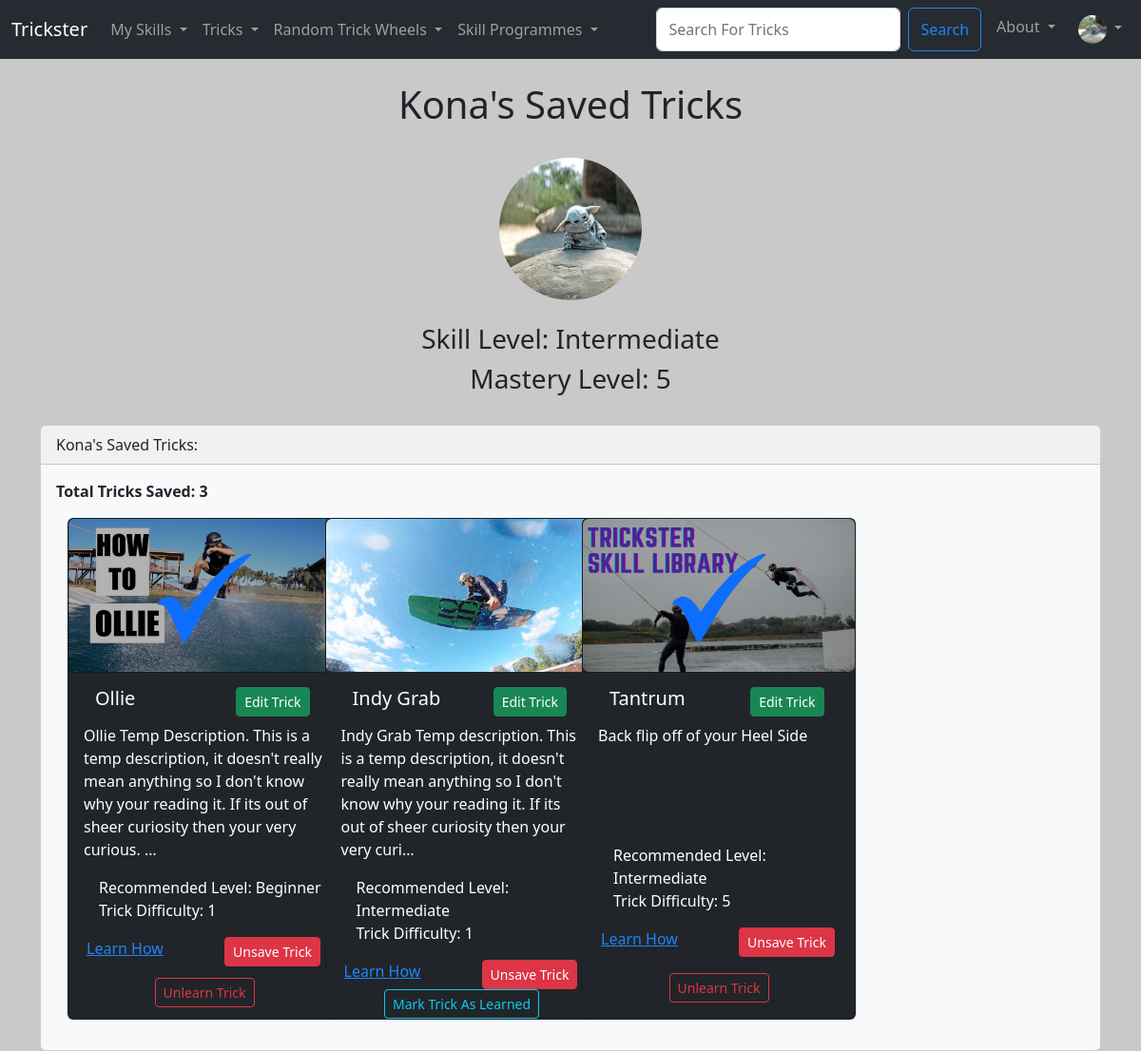
The app's page /Users/my_saved_tricks/1 (signed in), older data.
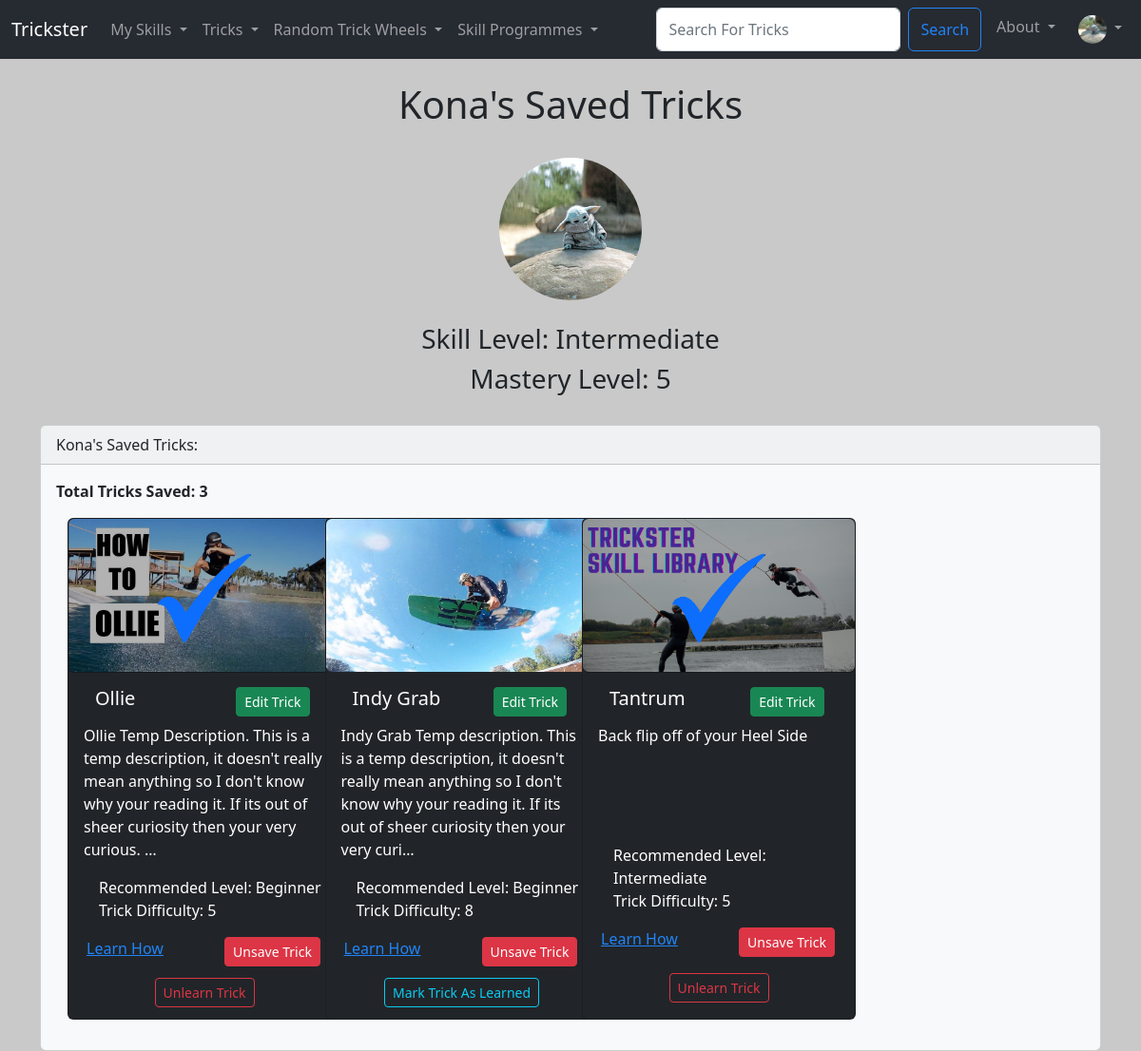
The same page, newer data.
### TricksterMain/models.py (models this page shows, shortened)
class Trick (models.Model):
  TrickID = models.AutoField(primary_key=True)
  TrickName = models.CharField(max_length=25)
  TrickDiscription = models.TextField(blank=True)
  TrickHowTo = models.TextField(blank=True)
  TrickRecLevel = models.ForeignKey(SkillLevel, blank=True, null=True, on_delete=models.CASCADE)
  TrickDifficulty = models.PositiveIntegerField(null=True, validators=[MinValueValidator(1), MaxValueValidator(10)])
  TrickImg = models.ImageField(null=True, blank=True, upload_to="images/")
  TrickCategory = models.ManyToManyField(Category, related_name='trick_category_tags', blank=True)
  approved = models.BooleanField('Approved', default=False)
  def __str__(self):
    return self.TrickName

class SkillLevel (models.Model):
  SkillLevelID = models.AutoField(primary_key=True)
  SkillLevelName = models.CharField(max_length=25)
  def __str__(self):
    return self.SkillLevelName

### Users/views.py (the view)
# urls.py: path('my_saved_tricks/<int:pk>', views.my_saved_tricks, name="my-saved-tricks"),
def my_saved_tricks(request, pk):
  if request.user.is_authenticated:
    profile = User_Profile.objects.get(User_id=pk)
    trick_count = profile.SavedTricks.all().count()
    current_page = request.path
    return render(request, 'user_pages/my_saved_tricks.html', {'profile': profile, "trick_count":trick_count, 'current_page':current_page})
  else:
    messages.error(request, ("You Must Be Logged In To See This Page!"))
    return redirect('home')

### Users/templates/user_pages/my_saved_tricks.html (shortened to what this page needs)
{% extends 'main/base.html' %}
{% load static %}
{% block content  %}
{% if profile %}
  <div class="container text-center">
    <h1>{{ profile.User.FirstName }}'s Saved Tricks</h1>
    {% if profile.ProfilePhoto %}
      <img
      class="rounded-circle"
      height="150"
      src="{{ profile.ProfilePhoto.url }}"
      alt="User Profile Image"
      />
    {% endif %}
    <h3>Skill Level: {{ profile.SkillLevel }}</h3>
    <h3>Mastery Level: {{ profile.UserDifficultyLevel }}</h3>
    </div>
    <div class="card text-dark bg-light">
      <div class="card-header">
        {{ profile.User.FirstName }}'s Saved Tricks:
      </div>
      <div class="card-body">
        <p class="card-text"><strong>Total Tricks Saved: {{ trick_count }}</strong></p>
        <div class="container-md">
          <div class="row row-cols-1 row-cols-sm-2 row-cols-md-3 row-cols-xl-4 g-4">
            {% for trick in profile.SavedTricks.all %}
              {% include 'components/trick_cards.html' with trick=trick user=request.user current_page=current_page %}
            {% endfor %}
        </div>
      </div>
    </div>
  </div>
{% endif %}
{% endblock %}

### TricksterMain/templates/components/trick_cards.html (shortened to what this page needs)
{% load static %}
<div class="col-sm">
  {% if user.is_authenticated %}
    <div class="card text-bg-dark mb-3" style="width: 18rem; height: 33rem;">
  {% else %}
    <div class="card text-bg-dark mb-3" style="width: 18rem; height: 30rem;">
  {% endif %}
    {% if trick.TrickImg %}
      <img src="{{ trick.TrickImg.url }}" class="img-fluid rounded" alt="trick cover image">
      {% if trick in request.user.user_profile.LearnedTricks.all %}
        <div class="card-img-overlay d-flex aligns-items-center justify-content-center" style="height: 10.1rem; background-color: rgba(0, 0, 0, 0.3)">
          <img src="{% static 'trickster/images/TheTickBlue.png' %}" class="img-fluid rounded" alt="default trick cover image">
        </div>
      {% endif %}
    {% else %}
      {% if trick in request.user.user_profile.LearnedTricks.all %}
        <div class="card-img-overlay d-flex aligns-items-center justify-content-center" style="height: 10.1rem; background-color: rgba(0, 0, 0, 0.3)">
          <img src="{% static 'trickster/images/TheTickBlue.png' %}" class="img-fluid rounded" alt="default trick cover image">
        </div>
      {% endif %}
    {% endif %}
    <div class="card-body">
      <h5 class="card-title">
        <div class="container">
          <div class="row">
            {% if user.is_superuser %}
              <div class="col-7">
                {{ trick }}
              </div>
              <div class="col-5">
                <a href="{% url 'update-trick' trick.TrickID %}" class="btn btn-success btn-sm">Edit Trick</a>
              </div>
            {% else %}
              <div class="col-12">
                {{ trick.TrickName }}
              </div>
            {% endif %}
          </div>
        </div>
      </h5>
      <p class="card-text">{{ trick.TrickDiscription|truncatechars:180 }}</p>
    </div>
    <ul class="list-group-dark list-group-flush">
      <li class="list-group-item">Recommended Level: {{ trick.TrickRecLevel }}</li>
      <li class="list-group-item">Trick Difficulty: {{ trick.TrickDifficulty }}</li>
    </ul>
    <div class="card-body-dark text-center gap-3" style="height: 3rem">
      <div class="container">
        <div class="row">
          <div class="col-6">
            <a href="{% url 'show-trick' trick.TrickID %}" class="card-link me-md-4">Learn How</a>
          </div>
          <div class="col-6">
            {% include 'components/save_trick_button.html' with saved_tricks=request.user.user_profile.SavedTricks user=request.user trick=trick current_page=current_page %}
          </div>
        </div>
      </div>
    </div>
    {% include 'components/learned_trick_button.html' with learned_tricks=request.user.user_profile.LearnedTricks user=request.user trick=trick current_page=current_page %}
  </div>
</div>

### TricksterMain/templates/components/save_trick_button.html (shortened to what this page needs)
{% if user.is_authenticated %}
  {% if trick in saved_tricks.all %}
    <form action="{% url 'unsave-trick' request.user.UserID %}" method="POST">
      <button type="submit", name="trick_id", value="{{trick.TrickID}}", class="btn btn-danger btn-sm">Unsave Trick</button>
    </form>
  {% else %}
    <form action="{% url 'save-trick' request.user.UserID %}" method="POST">
      {%  csrf_token %}
      <input type="hidden" name="current_page" value="{{ current_page }}"/>
      <button type="submit", name="trick_id", value="{{trick.TrickID}}", class="btn btn-primary btn-sm">Save Trick</button>
    </form>
  {% endif %}
{% endif %}

### TricksterMain/templates/components/learned_trick_button.html (shortened to what this page needs)
{% if user.is_authenticated %}
  <div class="card-body-dark text-center gap-3" style="height: 3rem">
    {% if trick in learned_tricks.all %}
      <form action="{% url 'unlearn-trick' request.user.UserID %}" method="POST">
        <button type="submit", name="trick_id", value="{{trick.TrickID}}", class="btn btn-outline-danger btn-sm">Unlearn Trick</button>
      </form>
    {% else %}
      <form action="{% url 'learned-trick' request.user.UserID %}" method="POST">
        <button type="submit", name="trick_id", value="{{trick.TrickID}}", class="btn btn-outline-info btn-sm">Mark Trick As Learned</button>
      </form>
    {% endif %}
  </div>
{% endif %}

Row changes from the older to the newer data that the page shows:
changed Trick "Ollie": TrickDifficulty "1" → "5"
changed Trick "Indy Grab": TrickRecLevel "Intermediate" → "Beginner"; TrickDifficulty "1" → "8"
